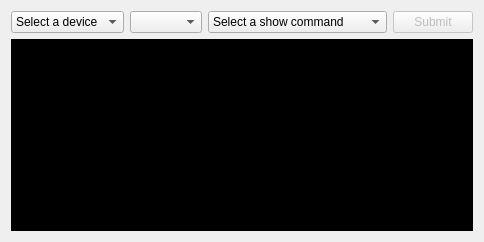
          <widget class="QWidget" name="tab_15">
           <attribute name="title">
            <string>Show Commands</string>
           </attribute>
           <layout class="QGridLayout" name="gridLayout_23">
            <item row="0" column="3">
             <widget class="QPushButton" name="pb_bt_submit">
              <property name="enabled">
               <bool>false</bool>
              </property>
              <property name="text">
               <string>Submit</string>
              </property>
             </widget>
            </item>
            <item row="2" column="0" colspan="4">
             <widget class="QTextEdit" name="te_bt_command_output">
              <property name="styleSheet">
               <string notr="true">background-color: rgb(0, 0, 0);
color: rgb(0, 255, 0);</string>
              </property>
              <property name="readOnly">
               <bool>true</bool>
              </property>
             </widget>
            </item>
            <item row="0" column="1">
             <widget class="QComboBox" name="cb_bt_all_groups"/>
            </item>
            <item row="0" column="0">
             <widget class="QComboBox" name="cb_bt_all_devices">
              <item>
               <property name="text">
                <string>Select a device</string>
               </property>
              </item>
             </widget>
            </item>
            <item row="0" column="2">
             <widget class="QComboBox" name="cb_bt_all_commands">
              <property name="editable">
               <bool>false</bool>
              </property>
              <property name="maxVisibleItems">
               <number>10</number>
              </property>
              <item>
               <property name="text">
                <string>Select a show command</string>
               </property>
              </item>
              <item>
               <property name="text">
                <string>running config</string>
               </property>
              </item>
              <item>
               <property name="text">
                <string>startup config</string>
               </property>
              </item>
              <item>
               <property name="text">
                <string>all interfaces configurations</string>
               </property>
              </item>
              <item>
               <property name="text">
                <string>clock</string>
               </property>
              </item>
              <item>
               <property name="text">
                <string>version</string>
               </property>
              </item>
             </widget>
            </item>
           </layout>
          </widget>
